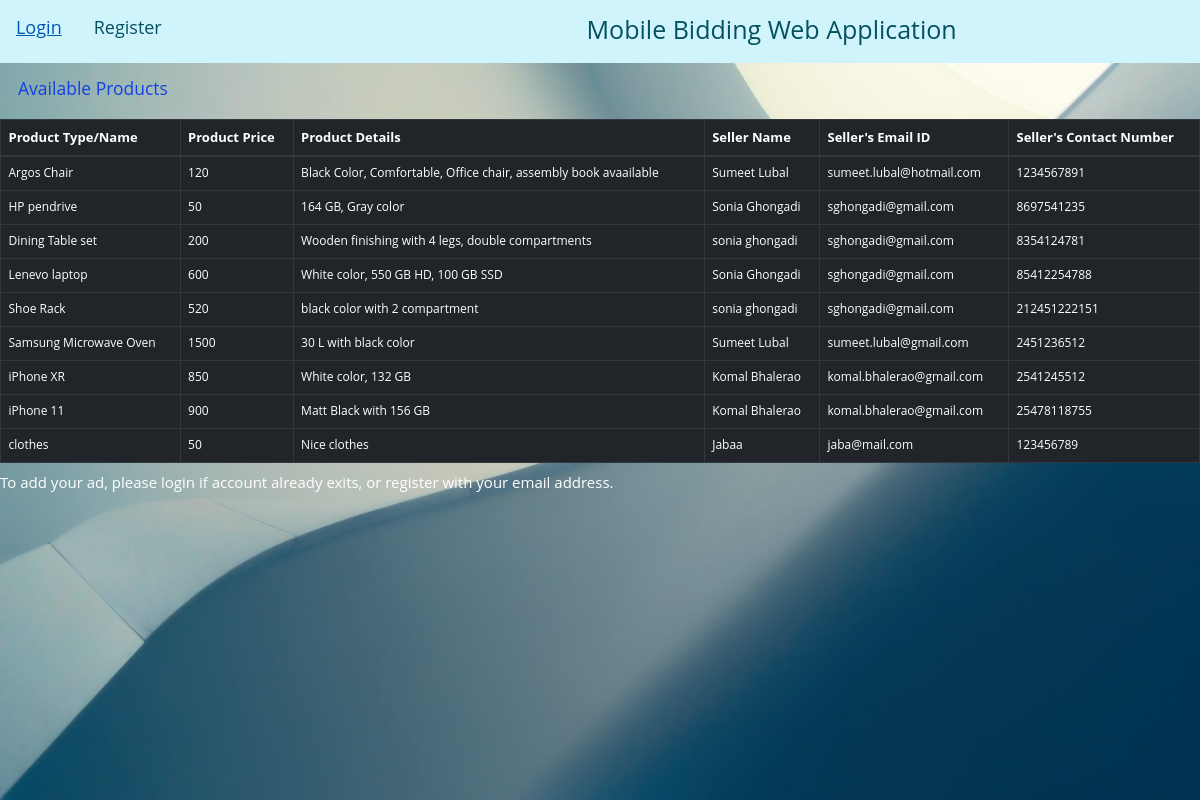
The page /show_all on the database its author committed.
### application.py (models this page shows)
class Product(db.Model):
    id= db.Column(db.Integer, primary_key=True)
    Product_name = db.Column(db.String(20),nullable=False)
    Product_price = db.Column(db.Integer, nullable= False)
    Prod_spec = db.Column(db.Text, nullable=False)
    seller_name = db.Column(db.String(20), nullable =False)
    User_email = db.Column(db.String(120),  nullable=False)
    contact_num= db.Column(db.Integer, nullable=False)
    person_id = db.Column(db.Integer, db.ForeignKey('add_user.id'))

### application.py (the view)
@app.route("/show_all")
def show_all():
    user = False
    if 'user_email' in session:
        user = session['user_email']
    return render_template('show_all.html', Product = Product.query.all(), user= user)

### templates/show_all.html (shortened to what this page needs)
<!DOCTYPE html>
<html lang="en">
<head>
   <link rel="stylesheet" type="text/css" href="{{ url_for('static',filename ='style.css') }}">
   <link rel="stylesheet" href="https://maxcdn.bootstrapcdn.com/bootstrap/4.0.0/css/bootstrap.min.css"
>
</head>
<body>
   <div class="cont">
      <div class="topnav">
         {% if user %}
         <a href="{{ url_for('addproduct') }}">Post Your Ad</a>
         <a href="{{ url_for('logout') }}">Logout</a>
         {% else %}
         <a href="{{ url_for('login') }}">Login</a>
         <a href="{{ url_for('register') }}">Register</a>
         {% endif %}
         <div class="header">
            <h1>Mobile Bidding Web Application</h1>
         </div>
      </div>
      <h3 class="h3-TableTile">Available Products</h3>
         <table class="table table-bordered table-dark">
      <thead class="thead-dark">
         <tr>
            <th id="prod_name">Product Type/Name</th>
            <th id="prod_price">Product Price</th>
            <th id="prod_spec">Product Details</th>
            <th id="seller_name">Seller Name</th>
            <th id="seller_emailID">Seller's Email ID</th>
            <th id="seller_contactNum">Seller's Contact Number</th>
         </tr>
      </thead>
      <tbody>
         {% for products in Product %}
         <tr>
            <td id="prod_name">{{ products.Product_name}}</td>
            <td id="prod_price">{{ products.Product_price}}</td>
            <td id="prod_spec">{{ products.Prod_spec}}</td>
            <td id="seller_name">{{ products.seller_name}}</td>
            <td id="seller_emailID">{{ products.User_email }}</td>
            <td id="seller_contactNum">{{ products.contact_num }}</td>
         </tr>
         {% endfor %}
      </tbody>
      </table>
      <h4 style="font-size-adjust: inherit; color:white">To add your ad, please login if account already exits, or register with your email address. </h>
   </div>
</body>
</html>

### static/style.css (style rules this page uses)
*, *:before, *:after { box-sizing: border-box; margin: 0; padding: 0; }
html, body { font-size: 62.5%; height: 100%; overflow: hidden; }
.cont { position: relative; height: 100%; background-image: url("1.jpg"); background-size: cover; overflow: auto; font-family: "Open Sans", Helvetica, Arial, sans-serif; }
.topnav { overflow: hidden; background-color: #cff4fc; }
.topnav a { float: left; color: #055160; text-align: center; padding: 14px 16px; text-decoration: none; font-size: 18px; }
table tbody tr td { font-size: 12px; }
table thead tr th { font-size: 13px; }
.header { text-indent: 35%; color: #055160; font-size: 20px; padding: 14px 16px; }
.h3-TableTile { color: rgba(10, 58, 230, 0.938); padding: 15px 18px; text-align: left; }

### rows shown on the page
Product: Product_name "Argos Chair", Product_price "120", Prod_spec "Black Color, Comfortable, Office chair, assembly book avaailable", seller_name "Sumeet Lubal", User_email "sumeet.lubal@hotmail.com", contact_num "1234567891"
Product: Product_name "HP pendrive", Product_price "50", Prod_spec "164 GB, Gray color", seller_name "Sonia Ghongadi", User_email "sghongadi@gmail.com", contact_num "8697541235"
Product: Product_name "Dining Table set", Product_price "200", Prod_spec "Wooden finishing with 4 legs, double compartments", seller_name "sonia ghongadi", User_email "sghongadi@gmail.com", contact_num "8354124781"
Product: Product_name "Lenevo laptop", Product_price "600", Prod_spec "White color, 550 GB HD, 100 GB SSD", seller_name "Sonia Ghongadi", User_email "sghongadi@gmail.com", contact_num "85412254788"
Product: Product_name "Shoe Rack", Product_price "520", Prod_spec "black color with 2 compartment", seller_name "sonia ghongadi", User_email "sghongadi@gmail.com", contact_num "212451222151"
Product: Product_name "Samsung Microwave Oven", Product_price "1500", Prod_spec "30 L with black color", seller_name "Sumeet Lubal", User_email "sumeet.lubal@gmail.com", contact_num "2451236512"
Product: Product_name "iPhone XR", Product_price "850", Prod_spec "White color, 132 GB", seller_name "Komal Bhalerao", User_email "komal.bhalerao@gmail.com", contact_num "2541245512"
Product: Product_name "iPhone 11", Product_price "900", Prod_spec "Matt Black with 156 GB", seller_name "Komal Bhalerao", User_email "komal.bhalerao@gmail.com", contact_num "25478118755"
Product: Product_name "clothes", Product_price "50", Prod_spec "Nice clothes", seller_name "Jabaa", User_email "jaba@mail.com", contact_num "123456789"
